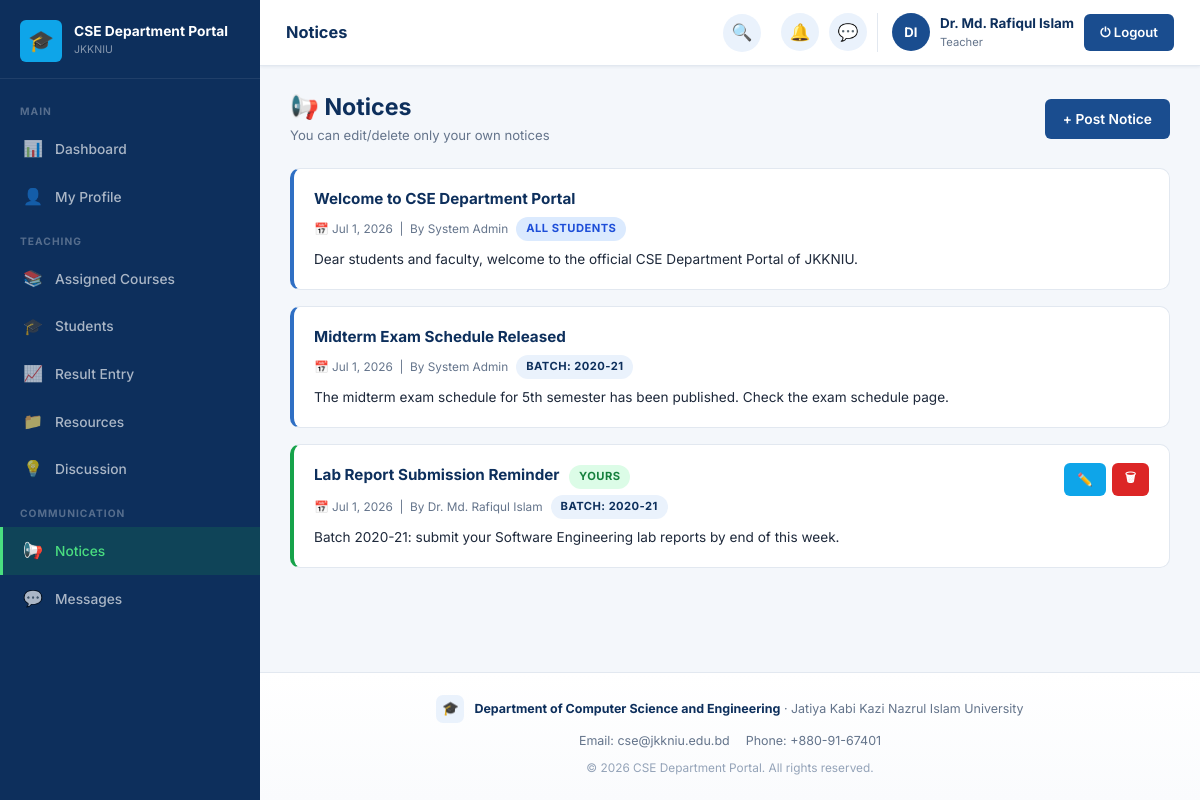
The page /teacher/notices.php (signed in) on the database its author committed.
### tables this page shows
CREATE TABLE settings (
    id INT AUTO_INCREMENT PRIMARY KEY,
    portal_name VARCHAR(150) NOT NULL DEFAULT 'CSE Department Portal',
    university_name VARCHAR(200) NOT NULL DEFAULT 'Jatiya Kabi Kazi Nazrul Islam University',
    department_name VARCHAR(200) NOT NULL DEFAULT 'Department of Computer Science and Engineering',
    description TEXT DEFAULT NULL,
    contact_info TEXT DEFAULT NULL,
    logo VARCHAR(255) DEFAULT NULL
);

CREATE TABLE notices (
    notice_id INT AUTO_INCREMENT PRIMARY KEY,
    title VARCHAR(255) NOT NULL,
    description TEXT NOT NULL,
    target ENUM('all_students','specific_batch') NOT NULL DEFAULT 'all_students',
    batch_id INT DEFAULT NULL,
    posted_by INT NOT NULL,
    created_at TIMESTAMP DEFAULT CURRENT_TIMESTAMP,
    CONSTRAINT fk_notices_batch FOREIGN KEY (batch_id) REFERENCES batches(batch_id) ON DELETE CASCADE,
    CONSTRAINT fk_notices_user  FOREIGN KEY (posted_by) REFERENCES users(id) ON DELETE CASCADE
);

CREATE TABLE users (
    id INT AUTO_INCREMENT PRIMARY KEY,
    name VARCHAR(120) NOT NULL,
    email VARCHAR(150) NOT NULL UNIQUE,
    password VARCHAR(255) NOT NULL,
    role ENUM('admin','teacher','student') NOT NULL,
    status ENUM('pending','active','inactive','rejected') NOT NULL DEFAULT 'pending',
    profile_photo VARCHAR(255) DEFAULT NULL,
    reset_token VARCHAR(100) DEFAULT NULL,
    reset_token_expiry DATETIME DEFAULT NULL,
    created_at TIMESTAMP DEFAULT CURRENT_TIMESTAMP
);

CREATE TABLE batches (
    batch_id INT AUTO_INCREMENT PRIMARY KEY,
    batch_name VARCHAR(50) NOT NULL,
    session VARCHAR(20) NOT NULL,
    created_at TIMESTAMP DEFAULT CURRENT_TIMESTAMP
);

### app/classes/SettingsModel.php (called while the page is built, shortened)
<?php
class SettingsModel
{
    private PDO $db;
    public function __construct()
    {
        $this->db = Database::getInstance()->getConnection();
    }
    public function get(): array
    {
        $stmt = $this->db->query("SELECT * FROM settings ORDER BY id LIMIT 1");
        $row = $stmt->fetch();
        return $row;
    }
}

### app/classes/Database.php (called while the page is built, shortened)
<?php
class Database
{
    private static ?Database $instance = null;
    private PDO $connection;
    private function __construct()
    {
        $dsn = 'mysql:host=' . DB_HOST . ';dbname=' . DB_NAME . ';charset=' . DB_CHARSET;
        $options = [
            PDO::ATTR_ERRMODE            => PDO::ERRMODE_EXCEPTION,
            PDO::ATTR_DEFAULT_FETCH_MODE => PDO::FETCH_ASSOC,
            PDO::ATTR_EMULATE_PREPARES   => false,
        ];
        $this->connection = new PDO($dsn, DB_USER, DB_PASS, $options);
    }
    public static function getInstance(): Database
    {
        if (self::$instance === null) {
            self::$instance = new self();
        }
        return self::$instance;
    }
    public function getConnection(): PDO
    {
        return $this->connection;
    }
}

### config/config.php (called while the page is built, shortened)
<?php
spl_autoload_register(function ($class) {
    $paths = [
        ROOT_PATH . '/app/classes/' . $class . '.php',
        ROOT_PATH . '/app/models/' . $class . '.php',
        ROOT_PATH . '/app/controllers/' . $class . '.php',
    ];
    foreach ($paths as $path) {
        if (file_exists($path)) {
            return;
        }
    }
});

### app/classes/NoticeModel.php (called while the page is built, shortened)
<?php
class NoticeModel
{
    private PDO $db;
    public function __construct()
    {
        $this->db = Database::getInstance()->getConnection();
    }
    public function all(): array
    {
        $stmt = $this->db->query(
            "SELECT n.*, u.name AS poster, b.batch_name
             FROM notices n
             JOIN users u ON n.posted_by = u.id
             LEFT JOIN batches b ON n.batch_id = b.batch_id
             ORDER BY n.created_at DESC"
        );
        return $stmt->fetchAll();
    }
}

### app/classes/Auth.php (called while the page is built, shortened)
<?php
class Auth
{
    public static function userId(): ?int
    {
        return $_SESSION['user_id'] ?? null;
    }
}

### app/classes/Helper.php (called while the page is built, shortened)
<?php
class Helper
{
    public static function formatDate(string $datetime, string $format = 'M j, Y'): string
    {
        return date($format, strtotime($datetime));
    }
}

### teacher/notices.php (the view, shortened to what this page needs)
<?php
require_once '../config/database.php';
$noticeModel  = new NoticeModel();
$uid          = Auth::userId();
$allNotices = $noticeModel->all();
$currentPage = 'Notices';
include '../includes/header.php';
?>
<div class="portal-layout">
<?php include '../includes/sidebar.php'; ?>
<div class="main-content">
<?php include '../includes/navbar.php'; ?>
<div class="page-content">
<div class="page-header">
    <div><h2>📢 Notices</h2><div class="page-subtitle">You can edit/delete only your own notices</div></div>
    <a href="?action=add" class="btn btn-primary">+ Post Notice</a>
</div>
<div class="notice-list">
<?php if (empty($allNotices)): ?>
    <div class="empty-state"><div class="empty-icon">📭</div><p>No notices yet.</p></div>
<?php else: foreach ($allNotices as $n): ?>
<?php $isMine = (int)$n['posted_by'] === $uid; $files = $noticeModel->getFiles($n['notice_id']); ?>
<div class="notice-card" style="<?= $isMine ? 'border-left-color:var(--success)' : '' ?>">
    <div style="display:flex;justify-content:space-between;align-items:flex-start;gap:12px">
        <div style="flex:1">
            <div class="notice-card-title"><?= htmlspecialchars($n['title']) ?> <?php if($isMine): ?><span class="badge badge-success" style="margin-left:6px">Yours</span><?php endif; ?></div>
            <div class="notice-card-meta">📅 <?= Helper::formatDate($n['created_at']) ?> &nbsp;|&nbsp; By <?= htmlspecialchars($n['poster']) ?>
                <span class="badge <?= $n['target']==='all_students'?'badge-info':'badge-primary' ?>"><?= $n['target']==='all_students'?'All Students':'Batch: '.htmlspecialchars($n['batch_name']??'') ?></span>
            </div>
            <div class="notice-card-body"><?= nl2br(htmlspecialchars(substr($n['description'],0,250))) ?><?= strlen($n['description'])>250?'…':'' ?></div>
        </div>
        <?php if ($isMine): ?>
        <div style="display:flex;gap:6px;flex-shrink:0">
            <a href="?edit=<?= $n['notice_id'] ?>" class="btn btn-sm btn-accent">✏️</a>
            <form method="POST" onsubmit="return confirmAction('Delete this notice?')">
                <button class="btn btn-sm btn-danger">🗑</button>
            </form>
        </div>
        <?php endif; ?>
    </div>
</div>
<?php endforeach; endif; ?>
</div>
</div>
<?php include '../includes/footer.php'; ?>

### includes/sidebar.php (shortened to what this page needs)
<?php
$role         = $_SESSION['role'] ?? 'guest';
$currentPage  = $currentPage ?? '';
$sidebarClass = 'sidebar sidebar-' . $role;
$settingsModel = $settingsModel ?? new SettingsModel();
$settings      = $settings ?? $settingsModel->get();
function navItem($href, $icon, $label, $current, $badge = null) {
    $active = ($current === $label) ? ' active' : '';
    $badgeHtml = $badge ? '<span class="nav-badge">' . $badge . '</span>' : '';
    return '<a href="' . htmlspecialchars($href) . '" class="nav-item' . $active . '">
        <span class="nav-icon">' . $icon . '</span>
        <span>' . htmlspecialchars($label) . '</span>' . $badgeHtml . '
    </a>';
}
$pendingUsersCount  = 0;
$pendingReqCount    = 0;
$totalPendingBadge = ($pendingUsersCount + $pendingReqCount) ?: null;
?>
<aside class="<?= $sidebarClass ?>">
    <div class="sidebar-brand">
        <div class="brand-logo">
            <div class="brand-icon">
                <?php if (!empty($settings['logo'])): ?>
                    <img src="<?= UPLOAD_URL . htmlspecialchars($settings['logo']) ?>" alt="">
                <?php else: ?>🎓<?php endif; ?>
            </div>
            <div class="brand-text">
                <div class="brand-name"><?= htmlspecialchars($settings['portal_name'] ?? 'CSE Department Portal') ?></div>
                <div class="brand-univ">JKKNIU</div>
            </div>
        </div>
    </div>
    <nav class="sidebar-nav">
    <?php if ($role === 'admin'): ?>
        <div class="nav-section-label">Main</div>
        <?= navItem(BASE_URL.'admin/dashboard.php', '📊', 'Dashboard', $currentPage) ?>
        <?= navItem(BASE_URL.'admin/approvals.php', '✅', 'Approvals', $currentPage, $totalPendingBadge) ?>
        <div class="nav-section-label">User Management</div>
        <?= navItem(BASE_URL.'admin/students.php', '🎓', 'Students', $currentPage) ?>
        <?= navItem(BASE_URL.'admin/teachers.php', '👨‍🏫', 'Teachers', $currentPage) ?>
        <div class="nav-section-label">Academics</div>
        <?= navItem(BASE_URL.'admin/batches.php', '🗂️', 'Batches', $currentPage) ?>
        <?= navItem(BASE_URL.'admin/courses.php', '📚', 'Courses', $currentPage) ?>
        <?= navItem(BASE_URL.'admin/course_assignments.php', '🔗', 'Course Assignment', $currentPage) ?>
        <?= navItem(BASE_URL.'admin/routine.php', '🗓️', 'Routine', $currentPage) ?>
        <?= navItem(BASE_URL.'admin/exam_schedules.php', '📝', 'Exam Schedules', $currentPage) ?>
        <?= navItem(BASE_URL.'admin/results.php', '📈', 'Final Results', $currentPage) ?>
        <div class="nav-section-label">Communication</div>
        <?= navItem(BASE_URL.'admin/notices.php', '📢', 'Notices', $currentPage) ?>
        <?= navItem(BASE_URL.'admin/discussions.php', '💡', 'Discussion', $currentPage) ?>
        <?= navItem(BASE_URL.'admin/messages.php', '💬', 'Messages', $currentPage) ?>
        <div class="nav-section-label">System</div>
        <?= navItem(BASE_URL.'admin/settings.php', '⚙️', 'Settings', $currentPage) ?>
    <?php elseif ($role === 'teacher'): ?>
        <div class="nav-section-label">Main</div>
        <?= navItem(BASE_URL.'teacher/dashboard.php', '📊', 'Dashboard', $currentPage) ?>
        <?= navItem(BASE_URL.'teacher/profile.php', '👤', 'My Profile', $currentPage) ?>
        <div class="nav-section-label">Teaching</div>
        <?= navItem(BASE_URL.'teacher/courses.php', '📚', 'Assigned Courses', $currentPage) ?>
        <?= navItem(BASE_URL.'teacher/students.php', '🎓', 'Students', $currentPage) ?>
        <?= navItem(BASE_URL.'teacher/results.php', '📈', 'Result Entry', $currentPage) ?>
        <?= navItem(BASE_URL.'teacher/resources.php', '📁', 'Resources', $currentPage) ?>
        <?= navItem(BASE_URL.'teacher/discussions.php', '💡', 'Discussion', $currentPage) ?>
        <div class="nav-section-label">Communication</div>
        <?= navItem(BASE_URL.'teacher/notices.php', '📢', 'Notices', $currentPage) ?>
        <?= navItem(BASE_URL.'teacher/messages.php', '💬', 'Messages', $currentPage) ?>
    <?php endif; ?>
    </nav>
</aside>

### includes/footer.php (shortened to what this page needs)
    <footer class="portal-footer">
        <div class="footer-brand">
            <div class="footer-brand-icon">
                <?php if (!empty($settings['logo'])): ?>
                    <img src="<?= UPLOAD_URL . htmlspecialchars($settings['logo']) ?>" alt="">
                <?php else: ?>🎓<?php endif; ?>
            </div>
            <div class="footer-brand-text">
                <strong><?= htmlspecialchars($settings['department_name'] ?? 'Department of Computer Science and Engineering') ?></strong>
                &middot; <?= htmlspecialchars($settings['university_name'] ?? 'JKKNIU') ?>
            </div>
        </div>
        <?php if (!empty($settings['contact_info'])): ?>
        <div class="footer-contact">
            <?php foreach (explode('|', $settings['contact_info']) as $part): ?>
                <span><?= htmlspecialchars(trim($part)) ?></span>
            <?php endforeach; ?>
        </div>
        <?php endif; ?>
        <div class="footer-copyright">
            &copy; <?= date('Y') ?> <?= htmlspecialchars($settings['portal_name'] ?? 'CSE Department Portal') ?>. All rights reserved.
        </div>
    </footer>
</body>
</html>

### assets/css/dashboard.css (style rules this page uses)
.sidebar-teacher .nav-item.active { background: rgba(22,163,74,0.18); color: #4ade80; border-left-color: #4ade80; }
.notice-list { display: flex; flex-direction: column; gap: 16px; }
.notice-card { background: white; border: 1px solid var(--border); border-radius: var(--radius); padding: 18px 20px; border-left: 4px solid var(--primary-light); transition: box-shadow var(--transition); }
.notice-card-title { font-size: 0.95rem; font-weight: 700; color: var(--primary-dark); margin-bottom: 6px; }
.notice-card-meta { font-size: 0.74rem; color: var(--text-muted); margin-bottom: 8px; display: flex; gap: 8px; align-items: center; flex-wrap: wrap; }
.notice-card-body { font-size: 0.85rem; color: var(--text); line-height: 1.6; }

### rows shown on the page
settings: portal_name "CSE Department Portal", department_name "Department of Computer Science and Engineering", university_name "Jatiya Kabi Kazi Nazrul Islam University", contact_info "Email: cse@jkkniu.edu.bd", contact_info "Phone: +880-91-67401"
notices: title "Welcome to CSE Department Portal", created_at "Jul 1, 2026", posted_by.name "System Admin", target "ALL STUDENTS", description "Dear students and faculty, welcome to the official CSE Department Portal of JKKNIU."
notices: title "Midterm Exam Schedule Released", created_at "Jul 1, 2026", posted_by.name "System Admin", batch.batch_name "2020-21", description "The midterm exam schedule for 5th semester has been published. Check the exam schedule page."
notices: title "Lab Report Submission Reminder", shows "YOURS", created_at "Jul 1, 2026", posted_by.name "Dr. Md. Rafiqul Islam", batch.batch_name "2020-21", description "Batch 2020-21: submit your Software Engineering lab reports by end of this week."

### other values the page prints
$icon "📊 👤 📚 🎓 📈 📁 💡 📢 💬"
$label "Dashboard My Profile Assigned Courses Students Result Entry Resources Discussion Notices Messages"
$pageTitle "Notices"
$initials "DI"
$userName "Dr. Md. Rafiqul Islam"
$role "Teacher"
